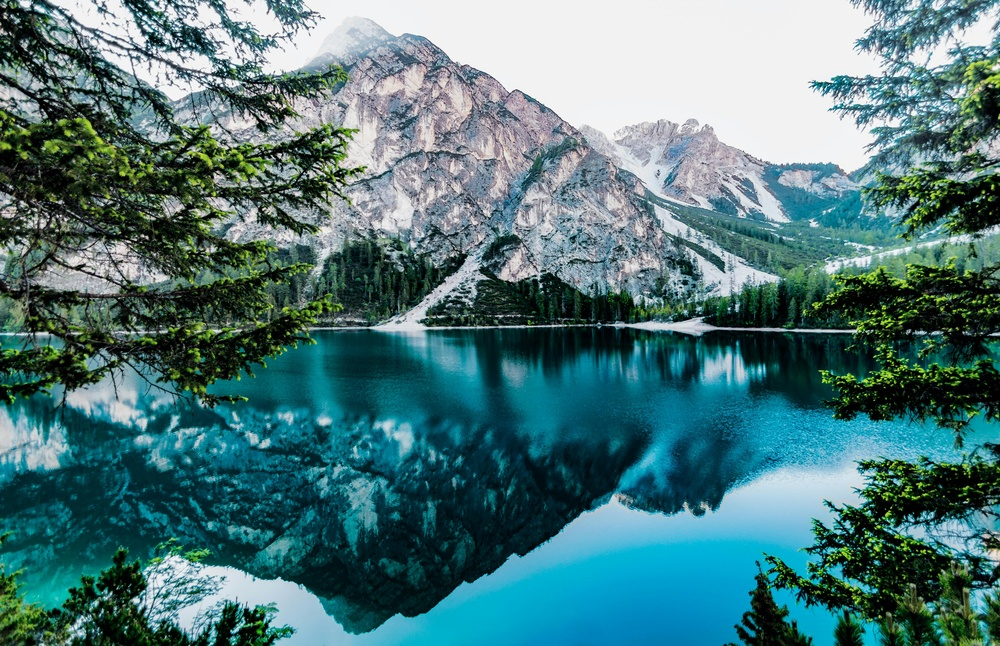
#> input picture paisagem.jpg, 1000 x 646 px, shrunk from 5266 x 3403 before the run
$ python MapeamentodeTons.py
#> lines starting #> are read from the running program, lines starting #| are printed output that depends on the picture
import numpy as np
import matplotlib.image as mpimg
from matplotlib import pyplot

def splot(img,lin,col,ind):
    pyplot.subplot(lin,col,ind) # permite mostrar mais de uma imagem em uma janela só
    pyplot.imshow(img)
    pyplot.axis('off')

im = mpimg.imread("paisagem.jpg")
#> im is the input picture: shape (646, 1000, 3); mean R, G, B 79.1, 120.4, 122.6
splot(im,2,2,1)
im2 = im + 0.3
im2[ im2 > 255 ] = 255
splot(im2,2,2,2)
im3 = im*4
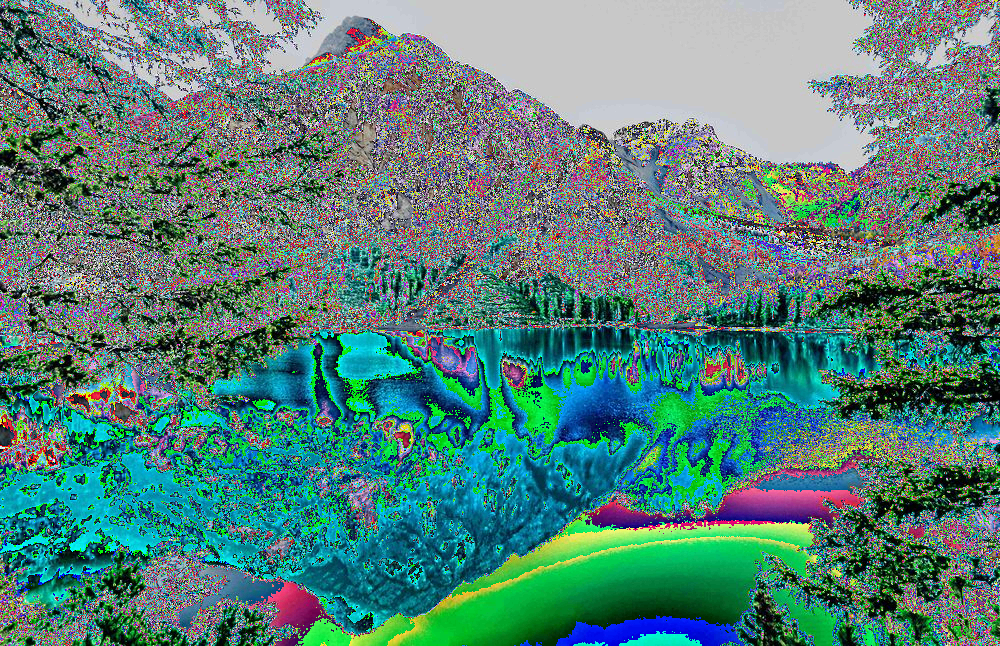
#> im3: shape (646, 1000, 3); mean R, G, B 86.6, 128.8, 120.8
im3[ im3 > 255 ] = 255
splot(im3,2,2,3)
im4 = im*4 + 0.1
im4[ im4 > 255 ] = 255
#splot(im4,2,2,4)
im5 = np.log(im + 3.0/255) # garantir que o log não vá pra menos infinito
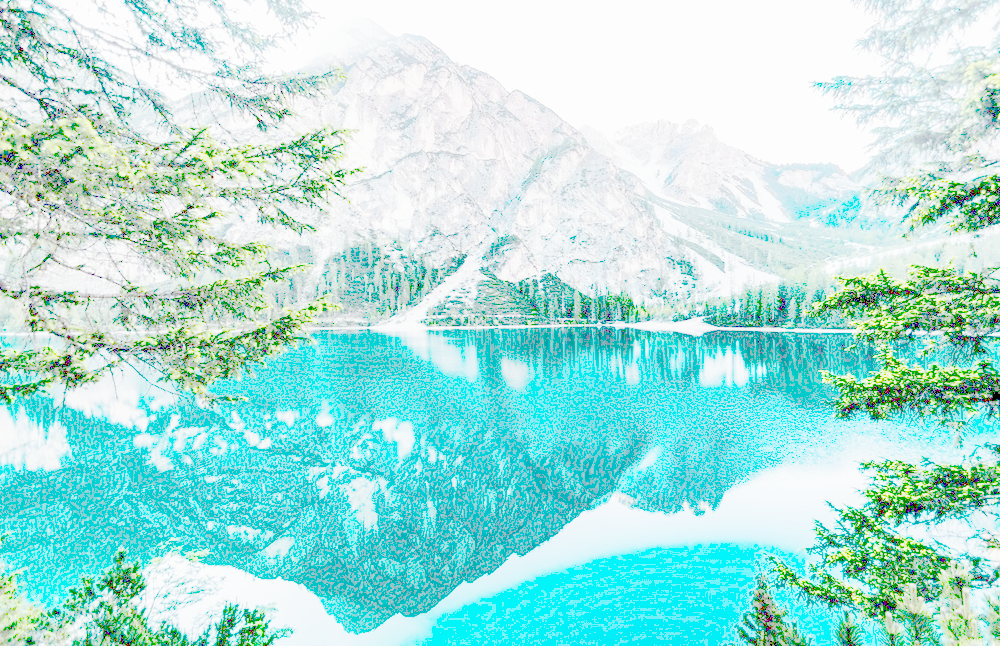
#> im5: shape (646, 1000, 3) float64; mean R, G, B 2.21, 4.44, 4.21; drawn with min black and max white
im5 = (im5 - np.min(im5))/(np.max(im5)-np.min(im5))
splot(im5,2,2,4)

pyplot.show()
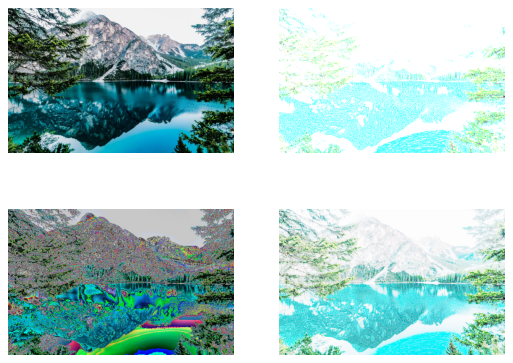
#> figure drawn by matplotlib, 4 panels
pyplot.close()
